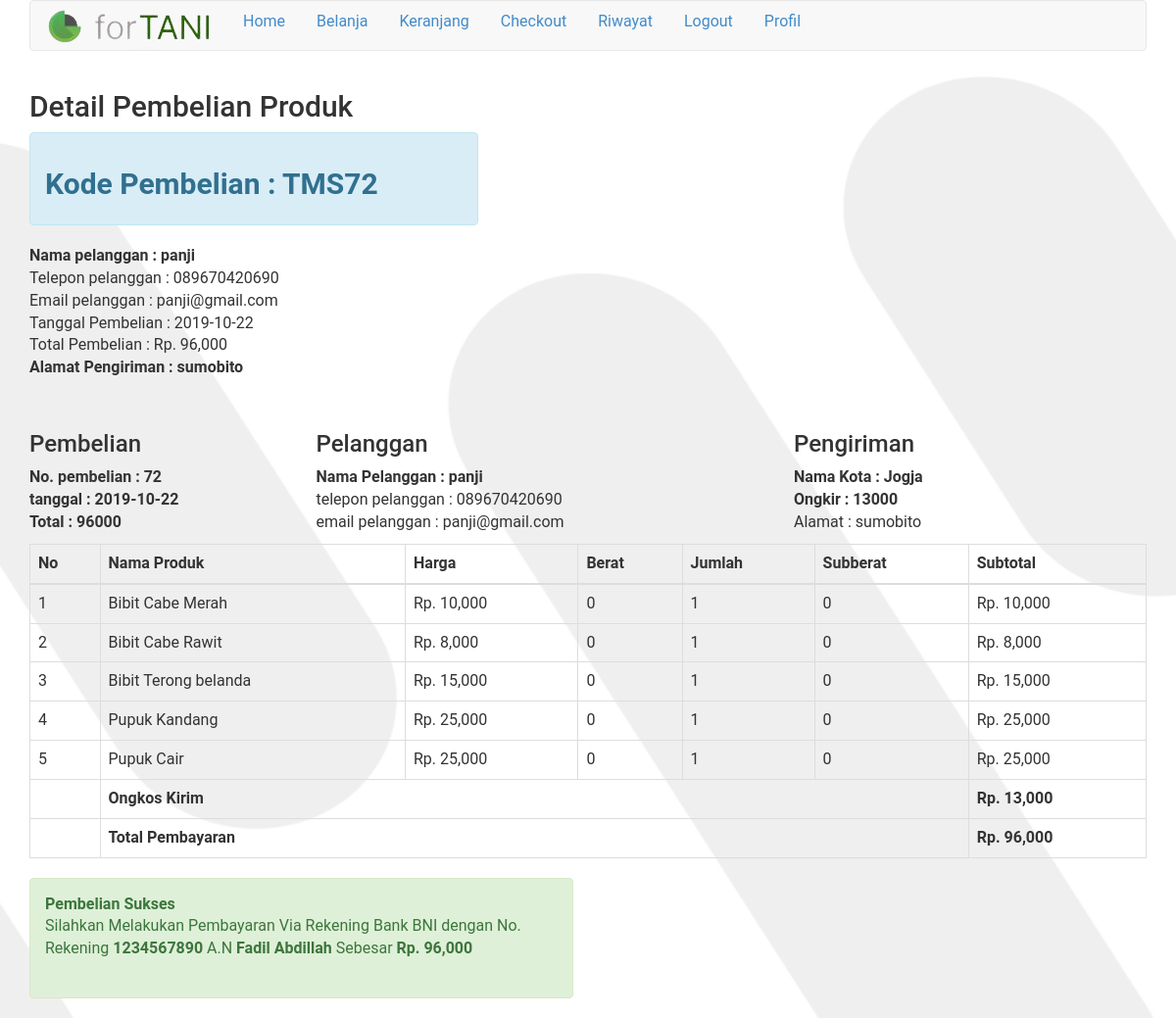
/nota.php?id=72 (signed in), run on the app's committed database.
### tables this page shows
CREATE TABLE `pembelian` (
  `id_pembelian` int(11) NOT NULL,
  `id_pelanggan` int(11) NOT NULL,
  `id_ongkir` int(11) NOT NULL,
  `tanggal_pembelian` date NOT NULL,
  `total_pembelian` int(11) NOT NULL,
  `alamat_pembelian` text NOT NULL,
  `status_pembelian` varchar(50) NOT NULL DEFAULT 'pending',
  `resi_pengiriman` varchar(50) NOT NULL
);

CREATE TABLE `pelanggan` (
  `id_pelanggan` int(11) NOT NULL,
  `email_pelanggan` varchar(55) NOT NULL,
  `pass_pelanggan` varchar(55) NOT NULL,
  `nama_pelanggan` varchar(55) NOT NULL,
  `telepon_pelanggan` varchar(22) NOT NULL,
  `foto` varchar(50)
);

CREATE TABLE `ongkir` (
  `id_ongkir` int(11) NOT NULL,
  `nama_kota` varchar(77) NOT NULL,
  `tarif` int(11) NOT NULL
);

CREATE TABLE `pembelian_produk` (
  `id_pembelian_produk` int(11) NOT NULL,
  `id_pembelian` int(11) NOT NULL,
  `id_produk` int(11) NOT NULL,
  `jumlah` int(11) NOT NULL,
  `nama` varchar(100) NOT NULL,
  `harga` int(11) NOT NULL,
  `berat` int(11) NOT NULL,
  `subberat` int(11) NOT NULL,
  `subharga` int(11) NOT NULL
);

### nota.php (the view, shortened to what this page needs)
 <?php
include 'koneksi.php';
 ?>
<!DOCTYPE html>
 <html>
 <head>
 	<link rel="stylesheet" href="admin/assets/css/bootstrap.css">
 </head>
 <body>
	<?php include "navbar.php"; ?>
<section class="conten">
	<div class="container">
		<h2>Detail Pembelian Produk</h2>
<?php
$ambil = $koneksi->query("SELECT * FROM pembelian JOIN pelanggan ON pembelian.id_pelanggan=pelanggan.id_pelanggan JOIN ongkir ON pembelian.id_ongkir=ongkir.id_ongkir
	WHERE pembelian.id_pembelian='$_GET[id]'");
$detail = $ambil->fetch_assoc();
?>
<strong>
	<div class="row">
		<div class="col-md-5">
			<div class="alert alert-info">
				<p>
				<h2><b>Kode Pembelian 	: TMS<?php echo $detail ['id_pembelian']; ?></b></h2>
				</p>
			</div>
		</div>
	</div>
	Nama pelanggan   : <?php echo $detail ['nama_pelanggan']; ?></strong><br>
 <p>
 	Telepon pelanggan  	: <?php echo $detail ['telepon_pelanggan']; ?> <br>
 	Email pelanggan 	: <?php echo $detail ['email_pelanggan']; ?><br>
 	Tanggal Pembelian 	: <?php echo $detail ['tanggal_pembelian']; ?><br>
 	Total Pembelian 	: Rp. <?php echo number_format($detail ['total_pembelian']);?><br>
 	<b>Alamat Pengiriman 	: <?php echo $detail ['alamat_pembelian']; ?><br></b>
 </p><br>
 <div class="row">
 	<div class="col-md-3">
 		<h3>Pembelian</h3>
 		<strong>
 			No. pembelian : <?php echo $detail ['id_pembelian']; ?><br>
 			tanggal : <?php echo $detail["tanggal_pembelian"]; ?> <br>
 			Total : <?php echo $detail["total_pembelian"]; ?>
 		</strong>
 	</div>
 	<div class="col-md-5">
 		<h3>Pelanggan</h3>
 		<strong>Nama Pelanggan : <?php echo $detail["nama_pelanggan"]; ?></strong><br>
 		<p>
 			telepon pelanggan : <?php echo $detail["telepon_pelanggan"]; ?><br>
 			email pelanggan : <?php echo $detail["email_pelanggan"]; ?>
 		</p>
 	</div>
 	<div class="col-md-4">
 		<h3>Pengiriman</h3>
 		<strong>Nama Kota : <?php echo $detail["nama_kota"] ?></strong><br>
 		<strong>Ongkir : <?php echo $detail["tarif"] ?></strong><br>
 		<p>
 			Alamat : <?php echo $detail["alamat_pembelian"]; ?>
 		</p>
 	</div>
 </div>
 <table class="table table-bordered">
 	<thead>
 		<tr>
 			<th>No</th>
 			<th>Nama Produk</th>
 			<th>Harga</th>
 			<th>Berat</th>
 			<th>Jumlah</th>
 			<th>Subberat</th>
 			<th>Subtotal</th>
 		</tr>
 	</thead>
 	<tbody>
 		<?php $nomor=1 ?>
 		<?php $ambil = $koneksi->query("SELECT * FROM pembelian_produk
 		 WHERE id_pembelian='$_GET[id]'"); ?>
 		<?php while ($pecah = $ambil->fetch_assoc()){ ?>
 		<tr>
 			<td><?php echo $nomor; ?></td>
 			<td><?php echo $pecah['nama'] ?></td>
 			<td>Rp. <?php echo number_format($pecah['harga']) ?></td>
 			<td><?php echo $pecah['berat'] ?></td>
 			<td><?php echo $pecah['jumlah'] ?></td>
 			<td><?php echo $pecah['subberat'] ?></td>
 			<td>Rp. <?php echo number_format($pecah['subharga']) ?></td>
 		</tr>
 		<?php $nomor++ ?>
 		<?php } ?>
 	</tbody>
 	<?php
 	$ambilongkos = $koneksi->query("SELECT * FROM pembelian JOIN ongkir ON pembelian.id_ongkir=ongkir.id_ongkir
 		WHERE pembelian.id_pembelian='$_GET[id]'");
 	$ongkos = $ambilongkos->fetch_assoc();
 	?>
 	<tfoot>
				<tr>
					<th colspan="1"></th>
					<th colspan="5">Total Pembayaran</th>
					<th>Rp. <?php echo number_format($detail ['total_pembelian']);?></th>
				</tr>
			</tfoot>
			<tfoot>
 			<tr>
 				<th colspan="1"></th>
 				<th colspan="5">Ongkos Kirim</th>
 				<th>Rp. <?php echo number_format($ongkos['tarif']) ?></th>
 			</tr>
 	</tfoot>
 </table>
 	<div class="row">
 		<div class="col-md-6">
 			<div class="alert alert-success">
 				<p>
 					<b>Pembelian Sukses</b><br>
 					Silahkan Melakukan Pembayaran Via Rekening Bank BNI dengan No. Rekening <b>1234567890</b> A.N
 					<b>Fadil Abdillah</b> Sebesar
 					<b>Rp. <?php echo number_format($detail ['total_pembelian']);?></b>
 				</p><br>
 			</div>
 		</div>
 	</div>
	</div>
</section>
 </body>
 </html>

### navbar.php (shortened to what this page needs)
<div class="container p-3">
	<nav class="navbar navbar-default">
				<div class="container-fluid" style="color=#9D9191;">
					<ul class="nav nav-pills">
						<li><img align="center" alt="Brand" src="admin/assets/img/logo1.png"></li>
						<li><a href="index.php">Home</a></li>
           				<li><a href="pasar.php">Belanja</a></li>
						<li><a href="keranjang.php">Keranjang</a></li>
						<li><a href="checkout.php">Checkout</a></li>
						<?php if (isset($_SESSION["pelanggan"])): ?>
						<li><a href="riwayat.php">Riwayat</a></li>
						<li><a href="logout.php">Logout</a></li>
						<li><a href="profil.php">Profil</a></li>
						<?php else: ?>
						<li><a href="login.php">Login</a></li>
						<?php endif ?>
					</ul>
				</div>
			</nav>
			</div>

### navbar.php (style rules this page uses)
body { background: url('assets/Frame 2.png') no-repeat center center fixed; -webkit-background-size: cover; -moz-background-size: cover; -o-background-size: cover; background-size: cover; overflow-x: hidden; font-family: 'Roboto', sans-serif; font-size: 16px; }

### data on the page
pembelian: id_pembelian "72", id_pelanggan.nama_pelanggan "panji", id_pelanggan.telepon_pelanggan "089670420690", id_pelanggan.email_pelanggan "panji@gmail.com", tanggal_pembelian "2019-10-22", total_pembelian "96,000", alamat_pembelian "sumobito", total_pembelian "96000", id_ongkir.nama_kota "Jogja", id_ongkir.tarif "13000", id_ongkir.tarif "13,000"
pembelian_produk: nama "Bibit Cabe Merah", harga "10,000", berat "0", jumlah "1", subberat "0", subharga "10,000"
pembelian_produk: nama "Bibit Cabe Rawit", harga "8,000", berat "0", jumlah "1", subberat "0", subharga "8,000"
pembelian_produk: nama "Bibit Terong belanda", harga "15,000", berat "0", jumlah "1", subberat "0", subharga "15,000"
pembelian_produk: nama "Pupuk Kandang", harga "25,000", berat "0", jumlah "1", subberat "0", subharga "25,000"
pembelian_produk: nama "Pupuk Cair", harga "25,000", berat "0", jumlah "1", subberat "0", subharga "25,000"
